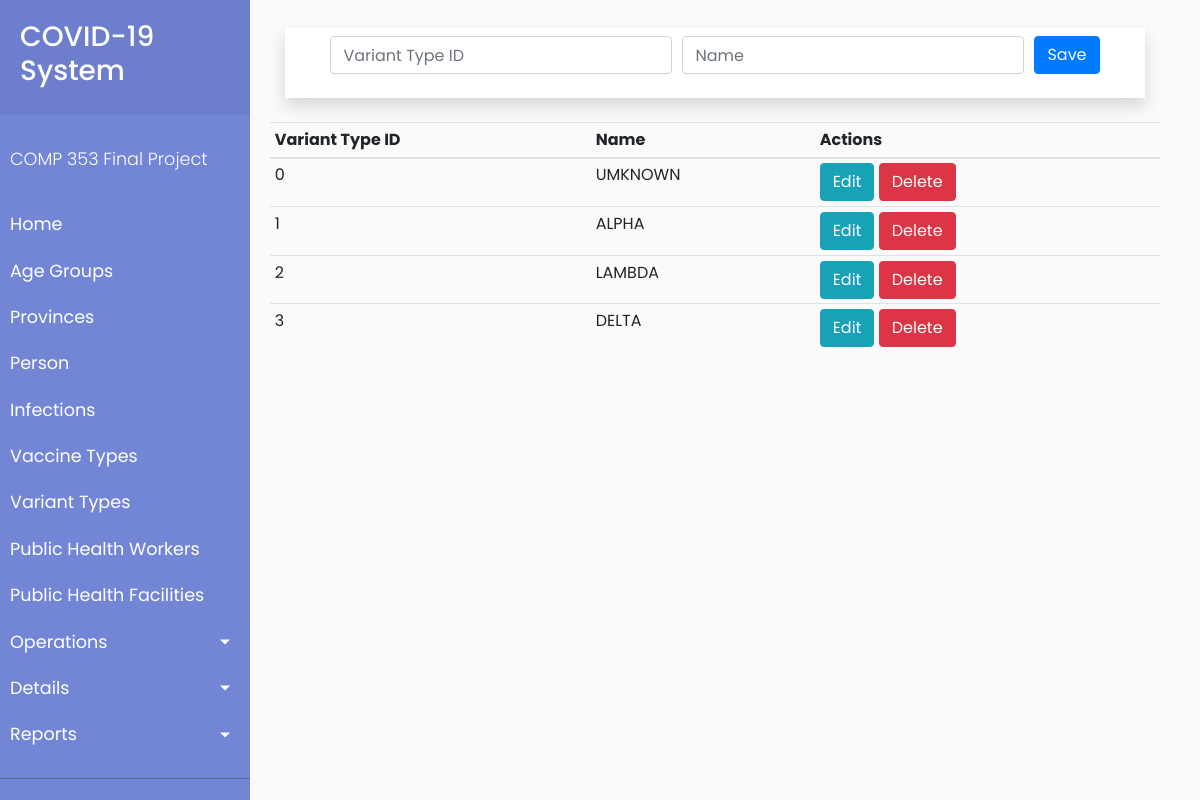
Page /client/variantType.php on the committed database.
### tables this page shows
CREATE TABLE VariantType (
  variantTypeID INT,
  name VARCHAR(100),
  PRIMARY KEY (variantTypeID)
);

### client/processVariantType.php (called while the page is built, shortened)
<?php
$update = false;
$variantTypeID = '';
$name = '';
?>

### client/variantType.php (the view, shortened to what this page needs)
<?php
    include('common/header.php');
?>
        <div id="content">
            <?php require_once 'processVariantType.php'; ?>
            <div class="container">
                <div class="container mt-2 mb-4 p-2 shadow bg-white">
                    <div class="row justify-content-center">
                        <form action="processVariantType.php" method="POST">
                            <div class="form-row justify-center">
                                <div class="col-auto form-group">
                                    <input type="number" name="variantTypeID" class="form-control" value="<?php echo $variantTypeID; ?>" placeholder="Variant Type ID">
                                </div>
                                <div class="col-auto form-group">
                                    <input type="text" name="name" class="form-control" value="<?php echo $name; ?>" placeholder="Name">
                                </div>
                                <div class="col-auto form-group">
                                    <?php
                                    if ($update == true) :
                                    ?>
                                        <button type="submit" name="update" class="btn btn-info">Update</button>
                                    <?php else : ?>
                                        <button type="submit" name="save" class="btn btn-primary">Save</button>
                                    <?php endif; ?>
                                </div>
                        </form>
                    </div>
                </div>
            </div>
            <?php
            $mysqli = new mysqli('c353.c9ohujn2mpyl.us-east-1.rds.amazonaws.com', 'admin', 'hello123', 'PROJECT') or die(mysqli_error($mysqli));
            $result = $mysqli->query("SELECT * FROM VariantType") or die($mysqli->error);
            ?>
            <div class="row justify-content-center">
                <table class="table table-sm">
                    <thead>
                        <tr>
                            <th>Variant Type ID</th>
                            <th>Name</th>
                            <th colspan=2>Actions</th>
                        </tr>
                    </thead>
                    <?php while ($row = $result->fetch_assoc()) : ?>
                        <tr>
                            <td><?php echo $row['variantTypeID']; ?></td>
                            <td><?php echo $row['name']; ?></td>
                            <td>
                                <a href="variantType.php?edit=<?php echo $row['variantTypeID']; ?>" class="btn btn-info"> Edit </a>
                                <a href="processVariantType.php?delete=<?php echo $row['variantTypeID']; ?>" class="btn btn-danger"> Delete </a>
                            </td>
                        </tr>
                    <?php endwhile; ?>
                </table>
            </div>
            </div>
        </div>
<?php
    include('common/footer.php');
?>

### client/index.css (style rules this page uses)
body { font-family: "Poppins", sans-serif; background: #fafafa; }
a, a:hover, a:focus { color: inherit; text-decoration: none; transition: all 0.3s; }
#content { width: calc(100% - 250px); padding: 20px 40px 40px 20px; min-height: 100vh; transition: all 0.3s; position: absolute; top: 0; right: 0; }

### rows in the picture
varianttype: variantTypeID "0", name "UMKNOWN"
varianttype: variantTypeID "1", name "ALPHA"
varianttype: variantTypeID "2", name "LAMBDA"
varianttype: variantTypeID "3", name "DELTA"
